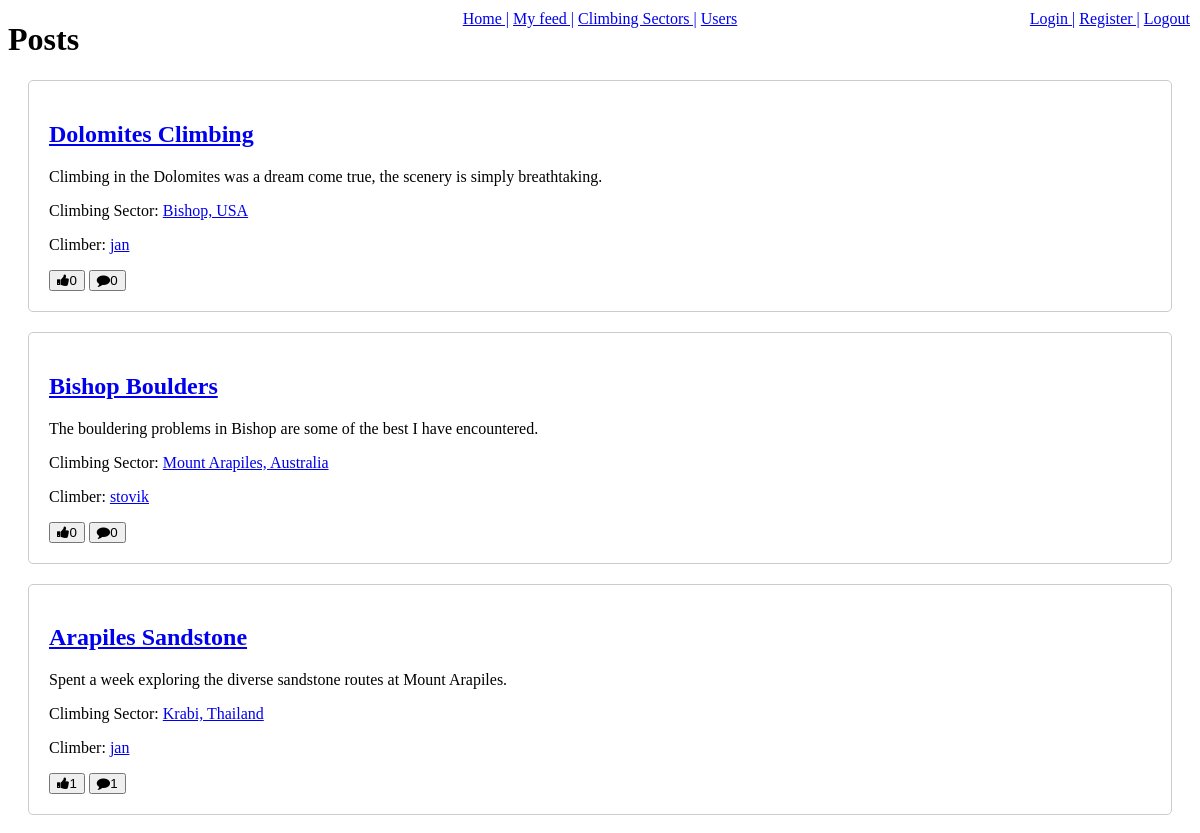
Page /home (upper part) on the earlier database version.
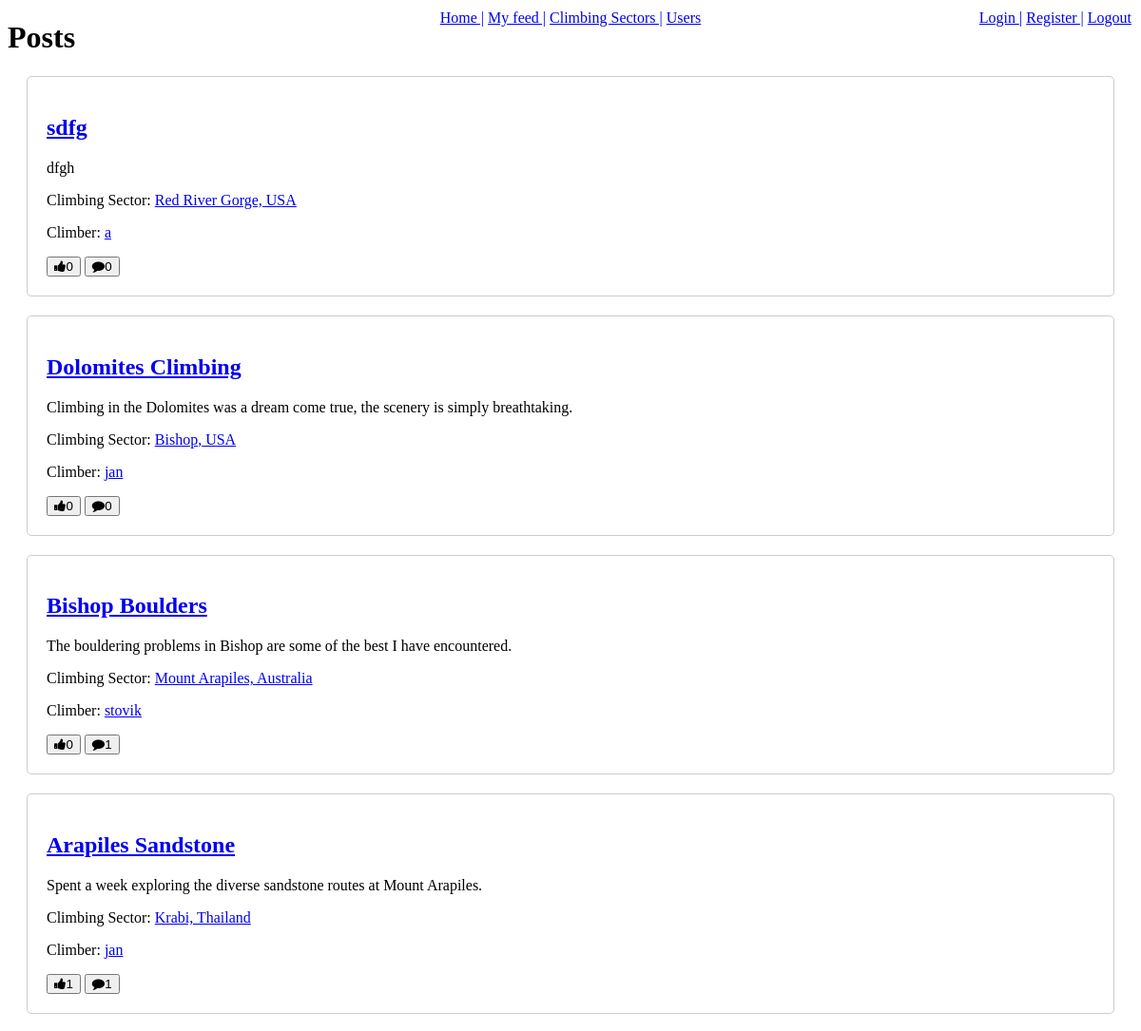
Same page on the later database version.
### tables this page shows
CREATE TABLE posts (
    id INTEGER PRIMARY KEY,
    title TEXT,
    body TEXT,
    created_at TIMESTAMP DEFAULT CURRENT_TIMESTAMP,
    likes INT DEFAULT 0,
    user_id INT,
    threat_id INT,
    comments INT DEFAULT 0,
    image_path TEXT,
    FOREIGN KEY (user_id) REFERENCES users(id),
    FOREIGN KEY (threat_id) REFERENCES threats(id)

);

CREATE TABLE threats (
    id INTEGER PRIMARY KEY,
    name TEXT,
    description TEXT
);

CREATE TABLE users (
    id INTEGER PRIMARY KEY,
    username TEXT,
    email TEXT,
    password TEXT
);

### app.py (the view)
@app.route('/home')
def home():
    db = DatabaseWorker('database.db')
    posts = db.search("SELECT posts.*, threats.name, users.username FROM posts JOIN threats ON posts.threat_id = threats.id JOIN users ON posts.user_id = users.id", multiple=True)
    posts.reverse()
    return render_template('main.html', posts=posts)

### database_worker.py (called while the page is built)
    def search(self, query, multiple=False):
        result = self.cursor.execute(query)
        if multiple:
            return result.fetchall() # returns multiple valuses in a list
        else:
            return result.fetchone() # returns a singele value

### templates/main.html (shortened to what this page needs)
<!DOCTYPE html>
<html>
<head>
    <link rel="stylesheet" href="https://cdn.jsdelivr.net/npm/cirrus-ui/dist/cirrus.min.css">
    <link rel="stylesheet" href="/static/style.css">
    <link rel="stylesheet" href="https://cdnjs.cloudflare.com/ajax/libs/font-awesome/4.7.0/css/font-awesome.min.css">
</head>
<body>
    <div class="top-right">
        <a href="/login" class="login-button">Login |</a>
        <a href="/register" class="register-button">Register |</a>
        <a href="/logout" class="logout-button">Logout</a>
    </div>
    <div class="topnav">
        <a href="/home">Home |</a>
        <a href="/my_feed">My feed |</a>
        <a href="/thread">Climbing Sectors |</a>
        <a href="/profile">Users</a>
    </div>
    <h1>Posts</h1>
    {% for post in posts %}
    <div class="post">
        <h2><a href="/post/{{ post[0] }}">{{ post[1] }}</a></h2>
        <p>{{ post[2] }}</p>
        <p>Climbing Sector: <a href="/thread/{{ post[6] }}">{{ post[9] }}</a></p>
        <p>Climber: <a href="/profile/{{ post[5] }}">{{ post[10] }}</a></p>
        <button type="button" class="btn-transparent" onclick="window.location.href='/like/{{ post[0] }}'"><i class="fa fa-thumbs-up"></i>{{ post[4] }}</button>
        <button type="button" class="btn-transparent"><i class="fa fa-comment"></i>{{ post[7] }}</button>
    </div>
    {% endfor %}
</body>
</html>

Differences in the rows shown:
added posts: title "sdfg", body "dfgh", name "Red River Gorge, USA", username "a", likes "0", comments "0"
changed posts "Bishop Boulders": comments "0" → "1"
